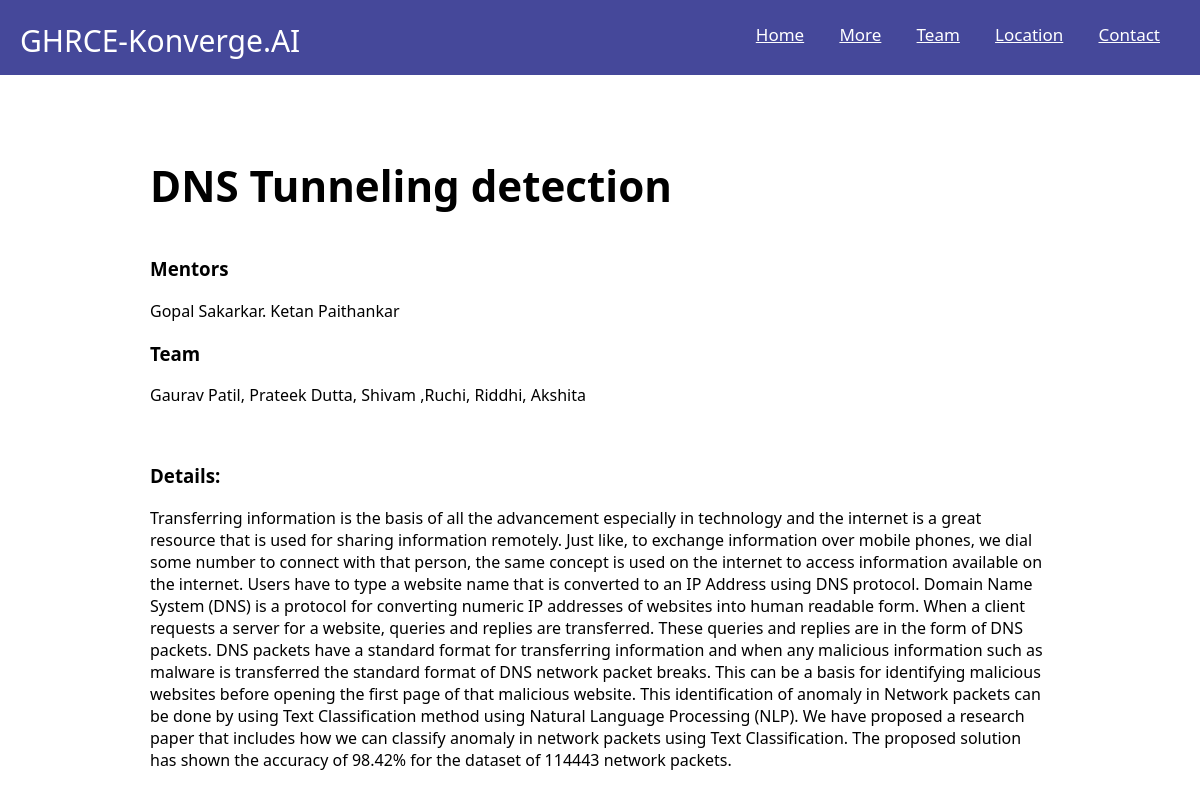
Page /project/0 on the committed database.
### webapp/models.py (models this page shows, shortened)
class main_project(models.Model):
    id=models.AutoField
    number=models.IntegerField(default=0)
    image=models.ImageField(upload_to='GHRCE_Konverge_Website/static/img', default="")
    image_name=models.CharField(max_length=50,default=str(image).split('/')[-1])
    title=models.CharField(max_length=50,default="")
    subtitle=models.CharField(max_length=50, default="")
    short_description= models.CharField(max_length=300, default="")
    description= models.CharField(max_length=2000)
    link_read_more = models.CharField(max_length=50, default="project/")
    pub_date = models.DateField()

### webapp/views.py (the view)
# urls.py: path('project/<int:myid>',views.blog_detail),
def blog_detail(request,myid):
    string_of_request=request
    page_section=str(string_of_request).split('/')[1]
    if page_section=='project':
        blog = main_project.objects.filter(number=myid)
        return render(request,'blog.html',{'blog': blog[0] })
    elif page_section=='blog':
        blog = all_blog.objects.filter(number=myid)
        return render(request,'blog.html',{'blog': blog[0] })
    elif page_section=='r_project':
        blog = related_project.objects.filter(number=myid)
        return render(request,'blog.html',{'blog': blog[0] })
    elif page_section=='research':
        blog = all_research.objects.filter(number=myid)
        return render(request,'blog.html',{'blog': blog[0]})

### webapp/templates/blog.html (shortened to what this page needs)
<!DOCTYPE html>
<html>
<head>
</head>
<body>
   <nav>
      <div class="logo">
         GHRCE-Konverge.AI
      </div>
      <ul>
         <li><a href='/#top' style='color:white;font-size: 17px;'>Home</a></li>
         <li><a href='/#blog' style='color:white;font-size: 17px;'>More</a></li>
         <li><a href='/#featured' style='color:white;font-size: 17px;'>Team</a></li>
         <li><a href='/#location' style='color:white;font-size: 17px;'>Location</a></li>
         <li><a href='/#contact' style='color:white;font-size: 17px;'>Contact</a></li>
      </ul>
   </nav>
   <div class="blog">
      <div class="post">
         <div class="blogHeader">
            <h3>{{blog.title}}</h3>
         </div>
         <div class="blog-body">
            <h3>Mentors</h3>
            <p>Gopal Sakarkar. Ketan Paithankar</p>
            <h3>Team</h3>
            <p>Gaurav Patil, Prateek Dutta, Shivam ,Ruchi, Riddhi, Akshita</p>
            <br>
            <h3>Details:</h3>
            <p>
               {{blog.description}}
            </p>
         </div>
      </div>
   </div>
</body>
</html>

### webapp/templates/blog.html (style rules this page uses)
* { box-sizing: border-box; }
body { margin: 0; font-family: "Segoe UI", Tahoma, Geneva, Verdana, sans-serif; }
nav { font-size: 20px; background-color: #45489a; color: #cccccc; height: 75px; }
ul { position: fixed; right:10px; }
ul li { display: inline; padding-right: 30px; font-weight: 500; color: rgb(255, 255, 255); }
.logo { width: 75%; margin-left: auto; margin-right: auto; color: white; float: left; font-size: 30px; padding-left: 20px; padding-top: 20px; }
.blog { margin-top: 20px; width: 75%; margin-left: auto; margin-right: auto; height: 400px; }
.post { margin-top: 20px; float: left; }
.blogHeader { font-size: 36px; margin-bottom: 20px; }

### rows in the picture
main_project: title "DNS Tunneling detection", description "Transferring information is the basis of all the advancement especially in technology and the internet is a great resource that is used for sharing information remotely. Just like, to exchange information over mobile phones, we dial some number to connect with that person, the same concept is used on the internet to access information available on the internet. Users have to type a website name that is converted to an IP Address using DNS protocol. Domain Name System (DNS) is a protocol for converting numeric IP addresses of websites into human readable form. When a client requests a server for a website, queries and replies are transferred. These queries and replies are in the form of DNS…"
